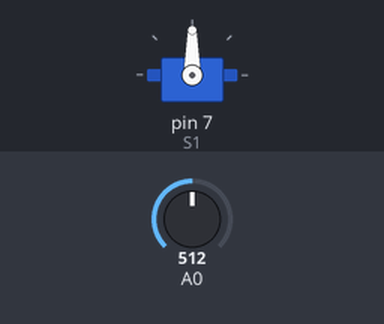
A sketch run on a simulated Arduino Uno, built with avr-gcc and run on an emulated ATmega328P. On the bench: servo. Inputs (shaded band) come from the test bench; at power-on: A0 = 512. What the sketch prints to the serial monitor is not drawn.

Above: at 1.3 s.
1.4 s: A0 set to 716
At 2.4 s:
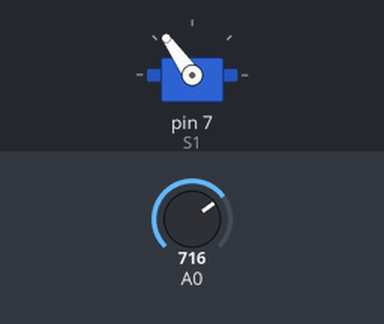
3.0 s: A0 set to 900
At 3.7 s:
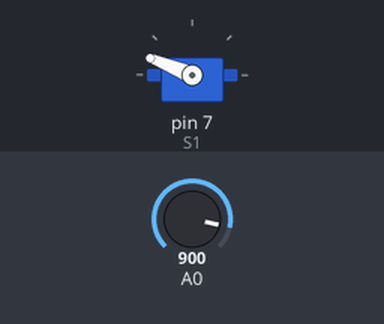
4.5 s: A0 set to 1023
At 4.9 s:
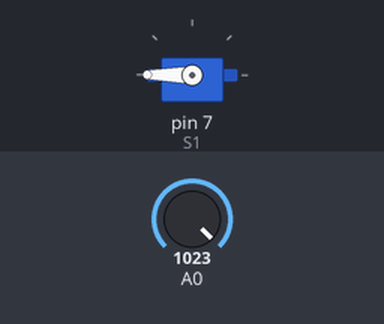
6.0 s: A0 set to 306
At 7.2 s:
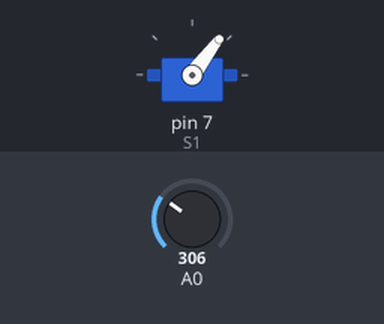
7.5 s: A0 set to 122
At 8.5 s:
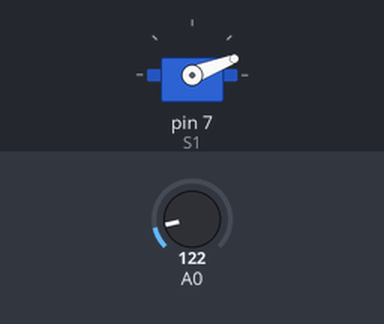
9.0 s: A0 set to 0
At 9.7 s:
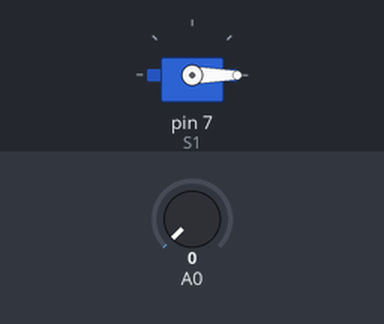
Timing chart, 0 to 11.5 s (numbered marks = the images above; inputs shaded):
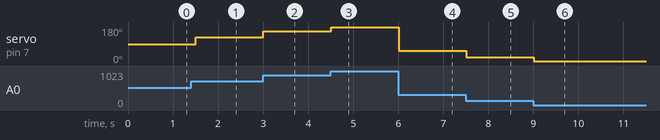

Measured:
- after the input at 1.4 s, servo on pin 7 (S1): 90° → 125° after 0.10 s
- after the input at 3.0 s, servo on pin 7 (S1): 125° → 158° at once
- after the input at 4.5 s, servo on pin 7 (S1): 158° → 180° at once
- after the input at 6.0 s, servo on pin 7 (S1): 180° → 53° at once
- after the input at 7.5 s, servo on pin 7 (S1): 53° → 21° at once
- after the input at 9.0 s, servo on pin 7 (S1): 21° → 0° at once

The sketch:

sketch_changes_resistor_with_servo.ino
```cpp
#include <Servo.h>
Servo S1;
int p;
int R;
void setup() {
  // put your setup code here, to run once:
Serial.begin(9600);
S1.attach(7);
}

void loop() {
  // put your main code here, to run repeatedly:
p=analogRead(0);
R=map(p,0,1023,0,180);
S1.write(R);
Serial.println(" :Analog ");
Serial.print(p);
Serial.println(" :Servo ");
Serial.print(R);
delay(500);
}
```
